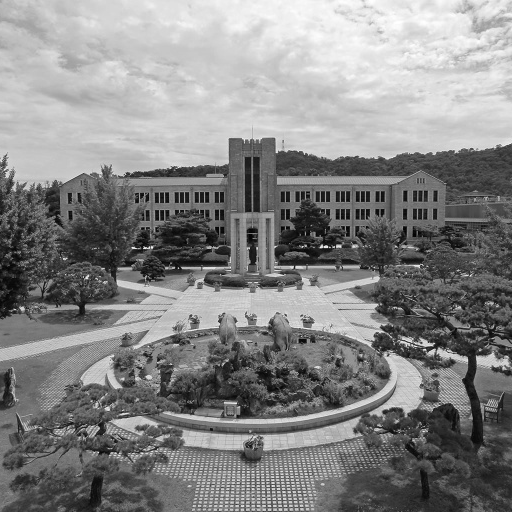
#> input picture DIP/hw1/dgu_gray.png, 512 x 512 px
$ python rotation_fw.py
#> lines starting #> are read from the running program, lines starting #| are printed output that depends on the picture
#> further down, in_image is the input picture: shape (512, 512); min 1, max 255, mean 133.5
import cv2
import numpy as np


def transform(img, angle):  # forward transformation
#> called with angle = 20
    height, width = img.shape
#> height = 512; width = 512
    result = np.zeros((height, width), np.uint8)  # result image

    affine = np.array([[np.cos(np.radians(angle)), -np.sin(np.radians(angle)), 0],
                       [np.sin(np.radians(angle)), np.cos(np.radians(angle)), 0],
                       [0, 0, 1]])  # Affine transformation matrix

    for x in range(width):
        for y in range(height):
            p = affine.dot(np.array([x, y, 1]))

            xp = int(p[0])
            yp = int(p[1])

            if 0 <= yp < height and 0 <= xp < width:
                result[yp, xp] = img[y, x]
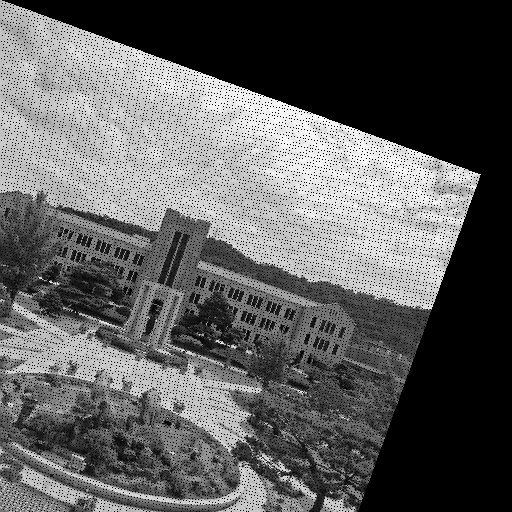
#> result: shape (512, 512); min 0, max 255, mean 94.4
    return result


in_image = cv2.imread('dgu_gray.png', 0)  # img2numpy

out_image = transform(in_image, 20)

cv2.imshow('Input Image', in_image)
cv2.imshow('Result Image', out_image)

cv2.imwrite('dgu_gray_rotate.png', out_image)  # save result img
cv2.waitKey()
